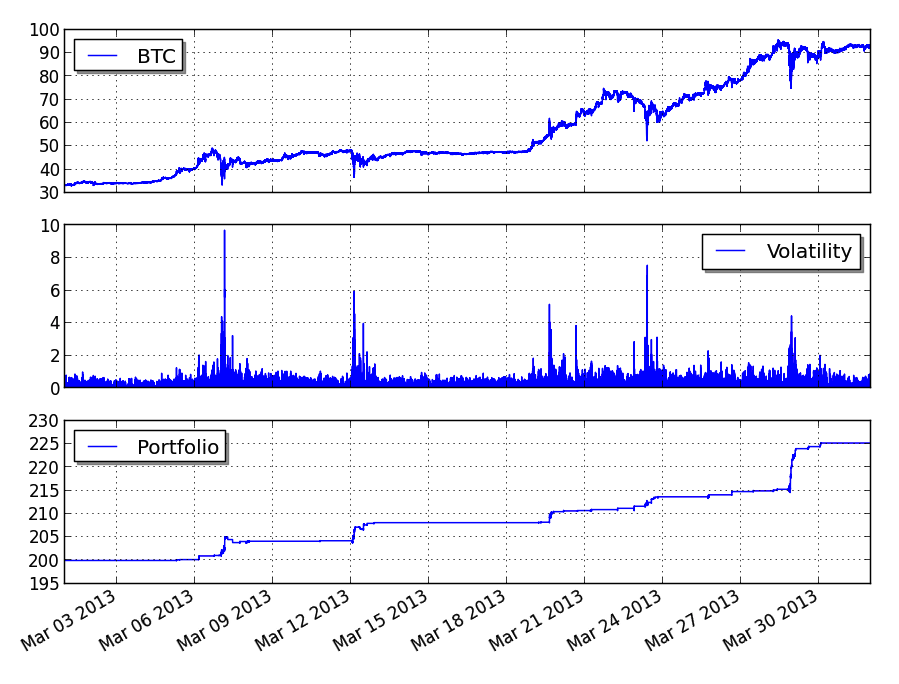

This chart was generated by the following Python code:
from pyalgotrade import plotter
from pyalgotrade.mtgox import barfeed
from pyalgotrade.mtgox import broker

import mtgox_scalper

def main(plot):
    # Load the trades from the CSV file
    print "Loading bars"
    feed = barfeed.CSVTradeFeed()
    feed.addBarsFromCSV("trades-mtgox-usd-2013-03.csv")

    # Create a backtesting broker.
    brk = broker.BacktestingBroker(200, feed)

    # Run the strategy with the feed and the broker.
    print "Running strategy"
    strat = mtgox_scalper.Strategy("BTC", feed, brk)

    if plot:
        plt = plotter.StrategyPlotter(strat, plotBuySell=False)
        plt.getOrCreateSubplot("volatility").addDataSeries("Volatility", strat.returnsVolatility)

    strat.run()
    print "Result: %.2f" % strat.getResult()

    if plot:
        plt.plot()

if __name__ == "__main__":
    main(True)
